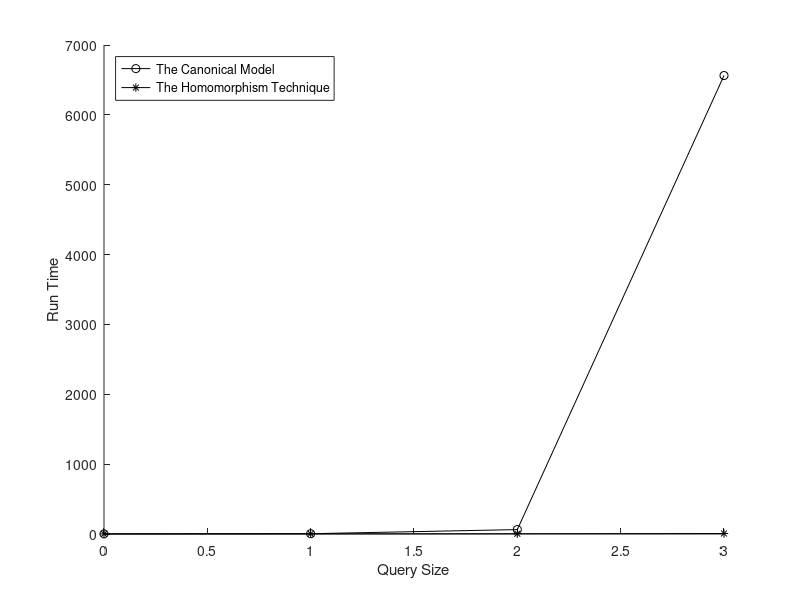

Write MATLAB code to recreate this figure.
format long
A = [
	0	1.876000	0.949900;
	1	4.373400	2.180000;
	2	63.116700	4.085600;
	3	6562.933200	6.965400;
];

hold on
f = plot(A(:,1), A(:,2), 'k-o');
f = plot(A(:,1), A(:,3), 'k-*');
hold off
xlabel('Query Size')
ylabel('Run Time')
legend('The Canonical Model', 'The Homomorphism Technique', 'Location', 'northwest')
saveas(f, '../img/DescendantBranchDepth2WildcardGraph.png');
